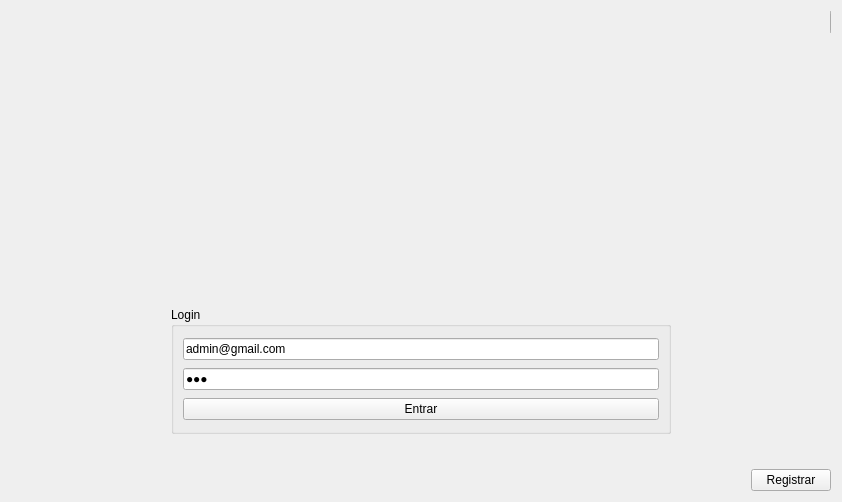
<?xml version="1.0" encoding="UTF-8"?>
<ui version="4.0">
 <class>Login</class>
 <widget class="QWidget" name="Login">
  <property name="geometry">
   <rect>
    <x>0</x>
    <y>0</y>
    <width>842</width>
    <height>502</height>
   </rect>
  </property>
  <property name="windowTitle">
   <string>Form</string>
  </property>
  <layout class="QVBoxLayout" name="verticalLayout_2">
   <item alignment="Qt::AlignRight">
    <widget class="QPushButton" name="btnAbout">
     <property name="minimumSize">
      <size>
       <width>1</width>
       <height>0</height>
      </size>
     </property>
     <property name="maximumSize">
      <size>
       <width>1</width>
       <height>16777215</height>
      </size>
     </property>
     <property name="text">
      <string/>
     </property>
     <property name="icon">
      <iconset resource="../rexpress.qrc">
       <normaloff>:/icons/svg/about.svg</normaloff>:/icons/svg/about.svg</iconset>
     </property>
     <property name="iconSize">
      <size>
       <width>30</width>
       <height>30</height>
      </size>
     </property>
    </widget>
   </item>
   <item>
    <widget class="QStackedWidget" name="grid1">
     <widget class="QWidget" name="grid1Page1">
      <layout class="QGridLayout" name="gridLayout_2">
       <item row="3" column="0">
        <spacer name="hs">
         <property name="orientation">
          <enum>Qt::Horizontal</enum>
         </property>
         <property name="sizeHint" stdset="0">
          <size>
           <width>40</width>
           <height>20</height>
          </size>
         </property>
        </spacer>
       </item>
       <item row="2" column="0" alignment="Qt::AlignHCenter">
        <widget class="QGroupBox" name="gbLogin">
         <property name="minimumSize">
          <size>
           <width>500</width>
           <height>0</height>
          </size>
         </property>
         <property name="maximumSize">
          <size>
           <width>500</width>
           <height>500</height>
          </size>
         </property>
         <property name="title">
          <string>Login</string>
         </property>
         <layout class="QGridLayout" name="gridLayout">
          <item row="0" column="0">
           <widget class="QLineEdit" name="leEmail">
            <property name="text">
             <string>admin@gmail.com</string>
            </property>
            <property name="placeholderText">
             <string>Email</string>
            </property>
           </widget>
          </item>
          <item row="2" column="0">
           <widget class="QPushButton" name="btnLogin">
            <property name="text">
             <string>Entrar</string>
            </property>
            <property name="icon">
             <iconset resource="../rexpress.qrc">
              <normaloff>:/icons/svg/next.svg</normaloff>:/icons/svg/next.svg</iconset>
            </property>
           </widget>
          </item>
          <item row="1" column="0">
           <widget class="QLineEdit" name="lePassword">
            <property name="text">
             <string>123</string>
            </property>
            <property name="echoMode">
             <enum>QLineEdit::Password</enum>
            </property>
            <property name="placeholderText">
             <string>Senha</string>
            </property>
           </widget>
          </item>
         </layout>
        </widget>
       </item>
       <item row="0" column="0" rowspan="2" alignment="Qt::AlignHCenter">
        <widget class="QLabel" name="lblLogo">
         <property name="minimumSize">
          <size>
           <width>1</width>
           <height>1</height>
          </size>
         </property>
         <property name="maximumSize">
          <size>
           <width>1</width>
           <height>1</height>
          </size>
         </property>
         <property name="text">
          <string/>
         </property>
         <property name="textFormat">
          <enum>Qt::AutoText</enum>
         </property>
         <property name="scaledContents">
          <bool>false</bool>
         </property>
        </widget>
       </item>
      </layout>
     </widget>
    </widget>
   </item>
   <item>
    <layout class="QHBoxLayout" name="grid2">
     <item alignment="Qt::AlignRight">
      <widget class="QPushButton" name="btnRegister">
       <property name="maximumSize">
        <size>
         <width>120</width>
         <height>16777215</height>
        </size>
       </property>
       <property name="text">
        <string>Registrar</string>
       </property>
       <property name="icon">
        <iconset resource="../rexpress.qrc">
         <normaloff>:/icons/svg/conference_call.svg</normaloff>:/icons/svg/conference_call.svg</iconset>
       </property>
      </widget>
     </item>
    </layout>
   </item>
  </layout>
 </widget>
 <tabstops>
  <tabstop>leEmail</tabstop>
  <tabstop>lePassword</tabstop>
  <tabstop>btnLogin</tabstop>
  <tabstop>btnRegister</tabstop>
 </tabstops>
 <resources>
  <include location="../rexpress.qrc"/>
 </resources>
 <connections/>
</ui>
